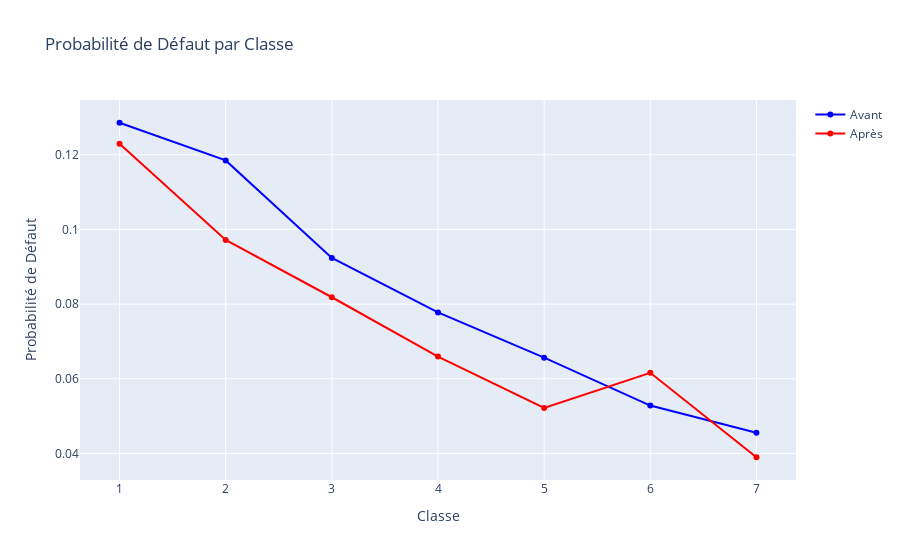
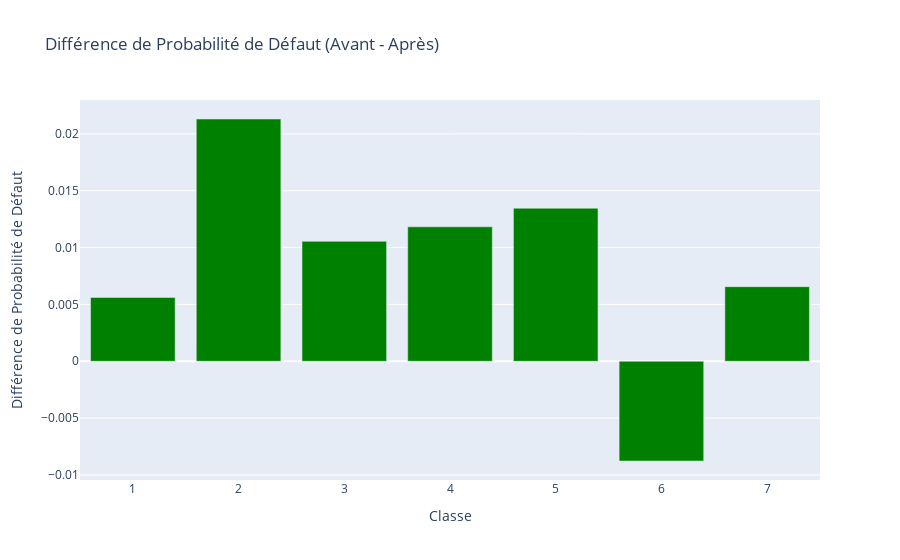

The notebook cell these images were saved under, in order:
### Code cell
trace_avant = go.Scatter(x=classes, y=prob_avant, mode='lines+markers', name='Avant', line=dict(color='blue'))
trace_apres = go.Scatter(x=classes, y=prob_apres, mode='lines+markers', name='Après', line=dict(color='red'))

# Création du graphique pour les probabilités de défaut avant et après
fig1 = go.Figure(data=[trace_avant, trace_apres])
fig1.update_layout(title='Probabilité de Défaut par Classe',
                   xaxis_title='Classe',
                   yaxis_title='Probabilité de Défaut')

# Création du graphique pour la différence de probabilité de défaut
fig2 = go.Figure([go.Bar(x=classes, y=diff_prob, marker=dict(color='green'))])
fig2.update_layout(title='Différence de Probabilité de Défaut (Avant - Après)',
                   xaxis_title='Classe',
                   yaxis_title='Différence de Probabilité de Défaut')

# Affichage des graphiques
fig1.show()
fig2.show()

### Figure 1 — Plotly figure (JSON) as saved in the notebook; plotly's stock layout.template omitted (floating-point values rounded to 4 significant figures)
{"data": [{"line": {"color": "blue"}, "mode": "lines+markers", "name": "Avant", "type": "scatter", "x": [1, 2, 3, 4, 5, 6, 7], "y": [0.1286, 0.1185, 0.09238, 0.07778, 0.06565, 0.05282, 0.04554]}, {"line": {"color": "red"}, "mode": "lines+markers", "name": "Après", "type": "scatter", "x": [1, 2, 3, 4, 5, 6, 7], "y": [0.123, 0.09718, 0.08184, 0.06595, 0.05219, 0.06159, 0.03898]}], "layout": {"title": {"text": "Probabilité de Défaut par Classe"}, "xaxis": {"title": {"text": "Classe"}}, "yaxis": {"title": {"text": "Probabilité de Défaut"}}}}

### Figure 2 — Plotly figure (JSON) as saved in the notebook; plotly's stock layout.template omitted (floating-point values rounded to 4 significant figures)
{"data": [{"marker": {"color": "green"}, "type": "bar", "x": [1, 2, 3, 4, 5, 6, 7], "y": [0.005615, 0.02131, 0.01055, 0.01183, 0.01346, -0.00877, 0.006562]}], "layout": {"title": {"text": "Différence de Probabilité de Défaut (Avant - Après)"}, "xaxis": {"title": {"text": "Classe"}}, "yaxis": {"title": {"text": "Différence de Probabilité de Défaut"}}}}
